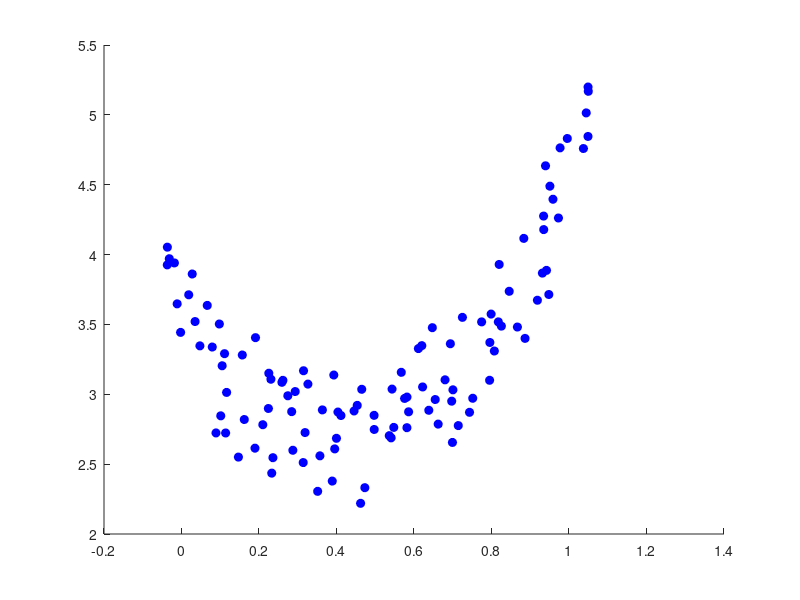
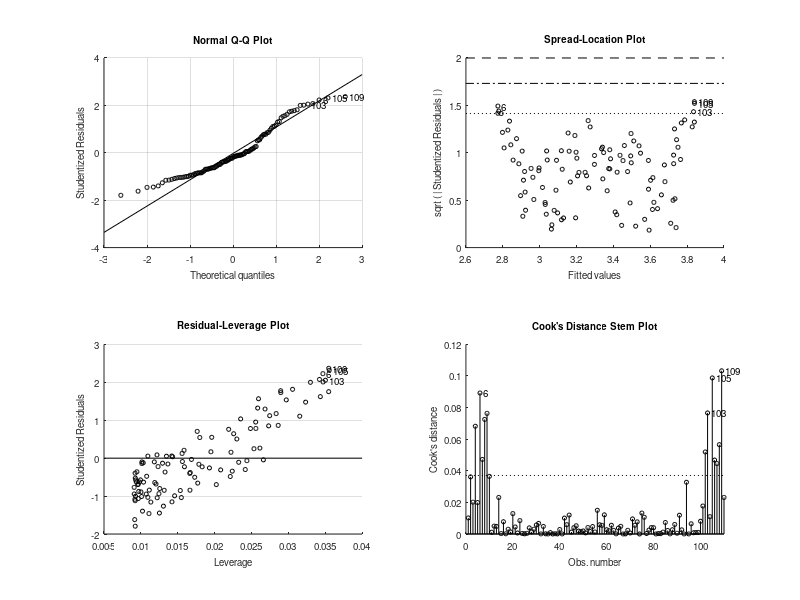

Recreate these plots in MATLAB, in order. (Note: this script raises an error after producing the figures.)
function fitting_example
%FITTING_EXAMPLE show fminsearch in fitting a model 
%
% 2017-2020, Alexander Heimel

%% measure data
clear all
nature_params = [5 -4 3];
disp(['Nature: ' mat2str(nature_params)]);

n_trials = 10;
data.x = repmat(0:0.1:1,n_trials,1) + 0.1*rand(n_trials,11)-0.05;
data.y = polyval(nature_params,data.x) + rand(size(data.x));

% plot data
figure;
plot(data.x(:),data.y(:),'ob','MarkerFace',[0 0 1])
box off

%% fit linear model
lm = fitlm(data.x(:),data.y(:))
co = lm.Coefficients.Estimate;
x = linspace(min(data.x(:)),max(data.x(:)),100);
hold on
h.lm = plot(x,co(1) + co(2)*x,'-','linewidth',2);

%% fit model using polyfit
polyfit_params = polyfit(data.x(:),data.y(:),2);
disp(['Polyfit: ' mat2str(polyfit_params,3)]);
hold on
%x = unique(data.x);
h.poly = plot(x,polyval(polyfit_params,x),'-k','linewidth',2);

%% fit model using fminsearch
fmin_params = fminsearch( @(p) poly_cost(p,data),[1 1 1]);
disp(['Fminsearch: ' mat2str(fmin_params,3)]);
hold on
h.fmin = plot(x,polyval(fmin_params,x),'-','linewidth',2);

function cost = poly_cost(params,data)
cost = sum((polyval(params,data.x(:)) - data.y(:) ).^2);

